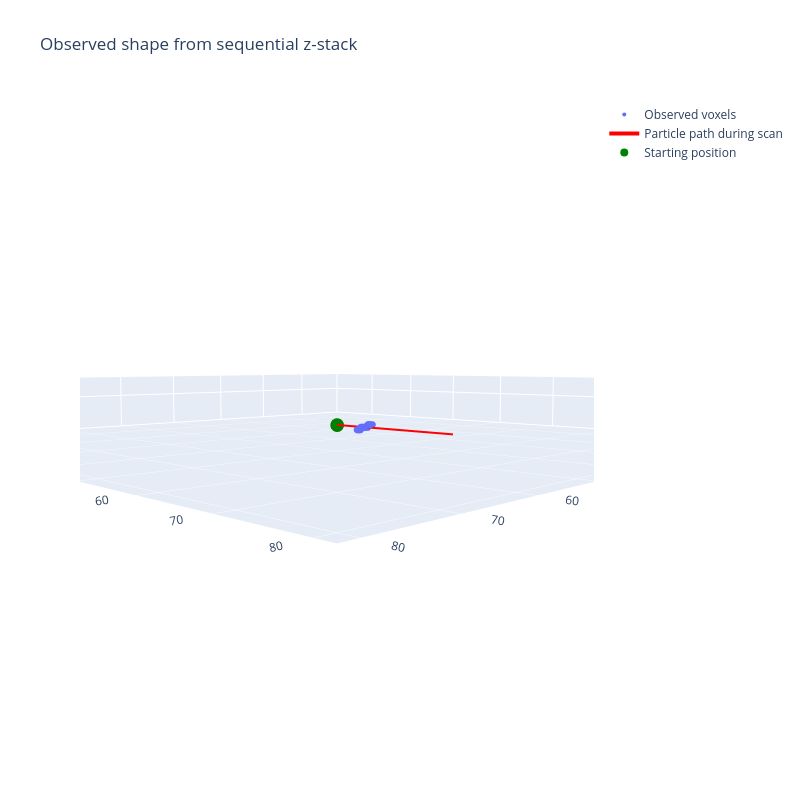

The code cell stored with this chart in its notebook:
### Markdown cell above
With some diffusiuon coefficent D
D = [10^-3 to 10^-2]

Variannce <L^2> =6D t^\alpha 3D
or <L^2> = 2*N*D*t^\alpha for any N dimension
Where alpha = 1 is pure diffusion (assume this one)
alpha = 2 is ballistic motion

We draw the step length from a gaussian of mean 0, with <L^2> variance at each time step
samnple random angle

Restrain it to a cell of a given size (around 5 microns in each dimension) perhaps with reflecting boundary


Run 1 experiment wher eparticle is moving, do max projection and log what we see
Keep particle running, and start capture in the same manner later. 

MOstly interested in seeing how the max projection is affected by this

### Code cell
# Define the 3D imaging volume
N = 20
xy_size = 0.16
z_size = 0.4
x_lim = (0, 512 * xy_size)
y_lim = (0, 512 * xy_size)
z_lim = (0, N * z_size)

nx = int(x_lim[1] / xy_size)
ny = int(y_lim[1] / xy_size)
nz = int(z_lim[1] / z_size)
x = np.arange(nx) * xy_size
y = np.arange(ny) * xy_size
z = np.arange(nz) * z_size
X, Y = np.meshgrid(x, y, indexing='ij')

# Particle starts at the center of the volume and travels in one random direction
r_0 = np.array([x_lim[1] / 2, y_lim[1] / 2, z_lim[1] / 2])
r_0 = np.array([x_lim[1] / 2, y_lim[1] / 2, 2])
dt = 1
velocity = 1
r_hat = np.random.normal(size=3)

r_hat = np.array([0, 1, 0])
r_hat = r_hat / np.linalg.norm(r_hat)
particle_radius = 0.5

# Acquire one XY plane at each z position, with dt seconds between acquisitions
scan_times = np.arange(nz) * dt
scan_positions = r_0 + scan_times[:, None] * velocity * r_hat
observed_slices = []
for zi, particle_position in zip(z, scan_positions):
    distance_squared = (
        (X - particle_position[0]) ** 2
        + (Y - particle_position[1]) ** 2
        + (zi - particle_position[2]) ** 2
    )
    observed_slices.append(distance_squared <= particle_radius ** 2)
observed_volume = np.stack(observed_slices)

from ipywidgets import interact, IntSlider

slices = observed_volume
vmax = 1

def show_slice(idx):
    plt.figure(figsize=(6, 6))
    plt.imshow(
        slices[idx].T,
        origin='lower',
        extent=(*x_lim, *y_lim),
        cmap='gray',
        vmin=0,
        vmax=vmax,
    )
    plt.xlabel('x')
    plt.ylabel('y')
    plt.title(f'Observed z slice {idx} at t={scan_times[idx]:.1f} s')
    plt.colorbar()
    plt.show()

#interact(show_slice, idx=IntSlider(min=0, max=len(slices) - 1, step=1, value=0, description='Z slice'));

# Convert (z, x, y) array indices to physical (x, y, z) coordinates
observed_coords = np.argwhere(observed_volume)[:, [1, 2, 0]] * np.array([xy_size, xy_size, z_size])

# Interactive (rotatable) 3D view of the shape reconstructed from the moving z-stack
fig = go.Figure([
    go.Scatter3d(
        x=observed_coords[:, 0], y=observed_coords[:, 1], z=observed_coords[:, 2],
        mode='markers', marker=dict(size=4), name='Observed voxels',
    ),
    go.Scatter3d(
        x=scan_positions[:, 0], y=scan_positions[:, 1], z=scan_positions[:, 2],
        mode='lines', line=dict(color='red', width=4), name='Particle path during scan',
    ),
    go.Scatter3d(
        x=[r_0[0]], y=[r_0[1]], z=[r_0[2]],
        mode='markers', marker=dict(size=8, color='green'), name='Starting position',
    ),
])
fig.update_layout(
    title='Observed shape from sequential z-stack',
    width=800, height=800,
    scene=dict(
        xaxis=dict(title='x', range=list(x_lim)),
        yaxis=dict(title='y', range=list(y_lim)),
        zaxis=dict(title='z', range=list(z_lim)),
        aspectmode='manual',
        aspectratio=dict(x=x_lim[1], y=y_lim[1], z=z_lim[1]),
        camera=dict(eye=dict(x=80, y=80, z=7)),
    ),
)
fig.show()

### Figure 1 — Plotly figure (JSON) as saved in the notebook; plotly's stock layout.template omitted (floating-point values rounded to 4 significant figures)
{"data": [{"marker": {"size": 4}, "mode": "markers", "name": "Observed voxels", "type": "scatter3d", "x": [40.8, 40.8, 40.8, 40.96, 40.96, 40.96, 41.12, 41.12, 41.12, 40.48, 40.48, 40.64, 40.64, 40.64, 40.64, 40.64, 40.8, 40.8, 40.8, 40.8, 40.8, 40.8, 40.96, 40.96, 40.96, 40.96, 40.96, 40.96, 41.12, 41.12, 41.12, 41.12, 41.12, 41.12, 41.28, 41.28, 41.28, 41.28, 41.28, 41.44, 41.44, 40.8, 40.8, 40.8, 40.8, 40.96, 40.96, 40.96, 40.96, 41.12, 41.12, 41.12, 41.12], "y": [44.8, 44.96, 45.12, 44.8, 44.96, 45.12, 44.8, 44.96, 45.12, 45.92, 46.08, 45.6, 45.76, 45.92, 46.08, 46.24, 45.6, 45.76, 45.92, 46.08, 46.24, 46.4, 45.6, 45.76, 45.92, 46.08, 46.24, 46.4, 45.6, 45.76, 45.92, 46.08, 46.24, 46.4, 45.6, 45.76, 45.92, 46.08, 46.24, 45.92, 46.08, 46.72, 46.88, 47.04, 47.2, 46.72, 46.88, 47.04, 47.2, 46.72, 46.88, 47.04, 47.2], "z": [1.6, 1.6, 1.6, 1.6, 1.6, 1.6, 1.6, 1.6, 1.6, 2.0, 2.0, 2.0, 2.0, 2.0, 2.0, 2.0, 2.0, 2.0, 2.0, 2.0, 2.0, 2.0, 2.0, 2.0, 2.0, 2.0, 2.0, 2.0, 2.0, 2.0, 2.0, 2.0, 2.0, 2.0, 2.0, 2.0, 2.0, 2.0, 2.0, 2.0, 2.0, 2.4, 2.4, 2.4, 2.4, 2.4, 2.4, 2.4, 2.4, 2.4, 2.4, 2.4, 2.4]}, {"line": {"color": "red", "width": 4}, "mode": "lines", "name": "Particle path during scan", "type": "scatter3d", "x": [40.96, 40.96, 40.96, 40.96, 40.96, 40.96, 40.96, 40.96, 40.96, 40.96, 40.96, 40.96, 40.96, 40.96, 40.96, 40.96, 40.96, 40.96, 40.96, 40.96], "y": [40.96, 41.96, 42.96, 43.96, 44.96, 45.96, 46.96, 47.96, 48.96, 49.96, 50.96, 51.96, 52.96, 53.96, 54.96, 55.96, 56.96, 57.96, 58.96, 59.96], "z": [2.0, 2.0, 2.0, 2.0, 2.0, 2.0, 2.0, 2.0, 2.0, 2.0, 2.0, 2.0, 2.0, 2.0, 2.0, 2.0, 2.0, 2.0, 2.0, 2.0]}, {"marker": {"color": "green", "size": 8}, "mode": "markers", "name": "Starting position", "type": "scatter3d", "x": [40.96], "y": [40.96], "z": [2]}], "layout": {"height": 800, "scene": {"aspectmode": "manual", "aspectratio": {"x": 81.92, "y": 81.92, "z": 8}, "camera": {"eye": {"x": 80, "y": 80, "z": 7}}, "xaxis": {"range": [0, 81.92], "title": {"text": "x"}}, "yaxis": {"range": [0, 81.92], "title": {"text": "y"}}, "zaxis": {"range": [0, 8], "title": {"text": "z"}}}, "title": {"text": "Observed shape from sequential z-stack"}, "width": 800}}
